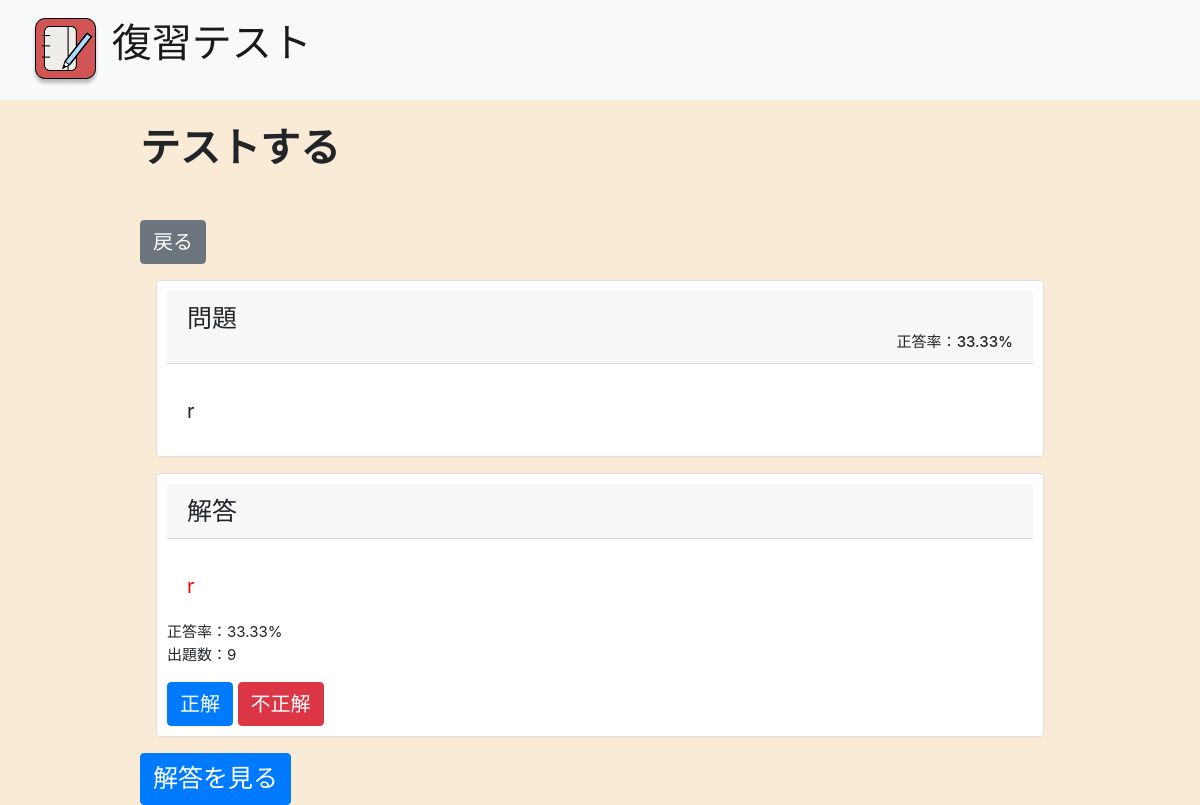
Page /exam/ on the committed database.
### test/models.py (models this page shows)
class Test(models.Model):
  que = models.CharField(max_length=255)
  ans = models.CharField(max_length=255)
  total = models.IntegerField(default=0)
  correct = models.IntegerField(default=0)

### test/views.py (the view, shortened to what this page needs)
# urls.py: path("exam/", views.exam, name="exam"),
def exam(request):
  if request.method == 'GET':
    counter = Test.objects.all().count()
    test = Test.objects.get(id=randint(1, counter))
    param={'test': test, 'percent': {}}
    if test.total == 0:
      param["percent"]=0
    else:
      param["percent"]=(test.correct/test.total)*100
    return render(request, 'exam.html', param)

### test/templates/exam.html (shortened to what this page needs)
{% extends 'base.html' %}
{% block content %}
<h1 style="font-size: 40px; margin-bottom: 3rem;"><b>テストする</b></h1>
<form method="get" action="{% url 'test:index' %}">
  <button type="submit" class="btn btn-secondary" style="font-size: 20px;">戻る</button>
</form>
<div class="card" style="margin: 1rem; padding: 10px;">
  <h5 class="card-header"><div style="font-size: 25px;">問題</div><div style="text-align: right; font-size: 15px;">正答率：{{percent|floatformat:2}}%</div></h5>
  <div class="card-body">
    <p class="card-text" style="font-size: 20px;">{{test.que}}</p>
  </div>
</div>
<div id="app">
  <div v-show="!isActive">
    <div class="card" style="margin: 1rem; padding: 10px;">
      <h5 class="card-header" style="font-size: 25px;">解答</h5>
      <div class="card-body">
        <p class="card-text" style="color: red; font-size: 20px;">{{test.ans}}</p>
      </div>
      <p class="info">
        正答率：{{percent|floatformat:2}}%<br>
        出題数：{{test.total}}
      </p>
      <form method="post" action="{%url 'test:exam' %}">
        <button type="submit" class="btn btn-primary" name="correct" style="font-size: 20px;">正解</button>
        <button type="submit" class="btn btn-danger" name="uncorrect" style="font-size: 20px;">不正解</button>
      </form>
    </div>
  </div>
  <button type="submit" class="btn btn-primary" @click="changeShow" style="font-size: 25px;">解答を見る</button>
</div>
{% endblock %}

### test/static/style.css (style rules this page uses)
.info { font-size: 15px; }

### rows in the picture
Test: que "r", ans "r", total "9"

### other values in the picture
{{ percent|floatformat:2 }} "33.33"
